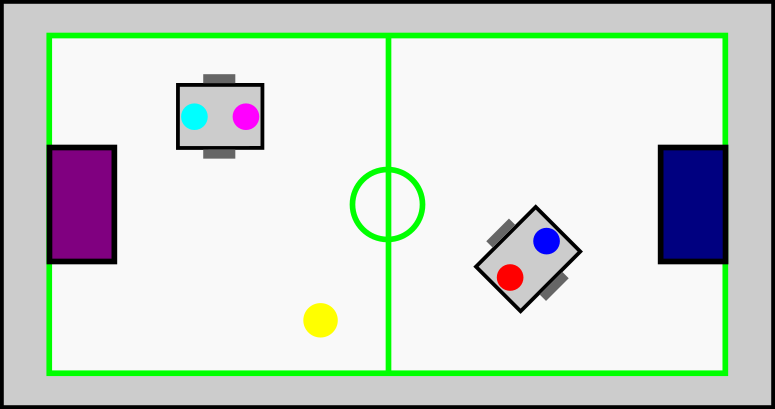
#> input picture images/gameExample_1.png, 775 x 409 px
$ python -i perception.py   (imports and definitions only)
#> lines starting #> are read from the running program, lines starting #| are printed output that depends on the picture; after the words box and inside, x2 and y2 are one past the last pixel; in counts of white or black regions, pixels touching at a corner belong together
# Funciones de percepcion que usa el controlador del simulador
# Detectan los dos circulos del robot y la pelota con mascaras HSV
# y calculan la distancia y el angulo del robot respecto a la pelota
import copy
from dataclasses import dataclass, field
from typing import Dict, List, Optional, Tuple

import cv2
import numpy as np

# Area minima en pixeles para aceptar una deteccion y no confundirla con ruido
AREA_MINIMA_PX = 80
# Tamano del kernel usado para limpiar las mascaras
TAM_KERNEL = 3
KERNEL = np.ones((TAM_KERNEL, TAM_KERNEL), dtype=np.uint8)

# Cada color tiene un nombre, el color BGR con que se dibuja y sus rangos de H, S y V
# El circulo azul es el delantero, el rojo es el trasero y la pelota es amarilla
# En H (tono), si el minimo supera el maximo, el intervalo cruza por H=0.
RANGOS_INICIALES = [
    ("DELANTE", (255, 0, 0), {"H": [112, 126], "S": [206, 255], "V": [202, 255]}),
    ("ATRAS", (0, 0, 255), {"H": [170, 10], "S": [85, 255], "V": [60, 255]}),
    ("BALON", (0, 255, 255), {"H": [20, 40], "S": [85, 255], "V": [90, 255]}),
]


# Guarda la configuracion de un color y permite volver a sus rangos iniciales
@dataclass
class ColorConfig:
    nombre: str
    color_bgr: Tuple[int, int, int]
    valores_iniciales: Dict[str, List[int]]
    rangos: Dict[str, List[int]] = field(init=False)
    ultimo_click: Optional[Tuple[int, int]] = None
    previo_al_click: Optional[Dict[str, List[int]]] = None

    def __post_init__(self):
        self.reiniciar()

    def reiniciar(self):
        self.rangos = copy.deepcopy(self.valores_iniciales)
        self.ultimo_click = None
        self.previo_al_click = None


# Guarda una deteccion con su bounding box, su centro y su area
@dataclass
class Blob:
    recuadro: Tuple[int, int, int, int]  # x, y, ancho, alto
    centro: Tuple[float, float]
    area: int

# Crea la mascara binaria de un color a partir de la imagen en HSV
def crear_mascara(hsv: np.ndarray, rangos: Dict[str, List[int]]) -> np.ndarray:
    h0, h1 = rangos["H"]
    s0, s1 = rangos["S"]
    v0, v1 = rangos["V"]

    # Si el rango de tono es normal se usa una sola mascara
    if h0 <= h1:
        mascara = cv2.inRange(hsv, (h0, s0, v0), (h1, s1, v1))
    # Si el rango pasa por el cero, como en el rojo, se juntan dos mascaras
    else:
        superior = cv2.inRange(hsv, (h0, s0, v0), (179, s1, v1))
        inferior = cv2.inRange(hsv, (0, s0, v0), (h1, s1, v1))
        mascara = cv2.bitwise_or(superior, inferior)

    # La apertura elimina puntos sueltos y el cierre rellena huecos pequeños
    mascara = cv2.morphologyEx(mascara, cv2.MORPH_OPEN, KERNEL)
    mascara = cv2.morphologyEx(mascara, cv2.MORPH_CLOSE, KERNEL)
    return mascara


# Busca la mancha mas grande de la mascara y entrega su bounding box y su centro
def buscar_blob_principal(mascara: np.ndarray) -> Optional[Blob]:
    cantidad, _, estadisticas, centroides = cv2.connectedComponentsWithStats(
        mascara, connectivity=8
    )
    # Si solo esta el fondo no hay nada detectado
    if cantidad <= 1:
        return None

    # 0 corresponde al fondo, no considerar.
    areas = estadisticas[1:, cv2.CC_STAT_AREA]
    indice = 1 + int(np.argmax(areas))
    area = int(estadisticas[indice, cv2.CC_STAT_AREA])
    # Si la mancha es muy pequeña se considera ruido
    if area < AREA_MINIMA_PX:
        return None

    x = int(estadisticas[indice, cv2.CC_STAT_LEFT])
    y = int(estadisticas[indice, cv2.CC_STAT_TOP])
    ancho = int(estadisticas[indice, cv2.CC_STAT_WIDTH])
    alto = int(estadisticas[indice, cv2.CC_STAT_HEIGHT])
    cx, cy = centroides[indice]
    return Blob((x, y, ancho, alto), (float(cx), float(cy)), area)


# Pasa la imagen a HSV y obtiene la mascara y la deteccion de cada color
def procesar_imagen(imagen: np.ndarray, colores: List[ColorConfig]):
    hsv = cv2.cvtColor(imagen, cv2.COLOR_BGR2HSV)
    mascaras = []
    blobs = []

    for color in colores:
        mascara = crear_mascara(hsv, color.rangos)
        mascaras.append(mascara)
        blobs.append(buscar_blob_principal(mascara))

    return mascaras, blobs


# Calcula la distancia en pixeles y el angulo en grados entre el robot y la pelota
# El angulo es 0 cuando la pelota esta justo al frente y va de menos 180 a 180
def calcular_geometria(blobs: List[Optional[Blob]]) -> Optional[Tuple[float, float]]:
    # Distancia en px, angulo en grados
    delantero, trasero, balon = blobs  # Mismo orden que en la lista de rangos
    if delantero is None or trasero is None or balon is None:
        return None

    # Centros del circulo trasero, del delantero y de la pelota
    pr = np.array(trasero.centro, dtype=float)
    pf = np.array(delantero.centro, dtype=float)
    pb = np.array(balon.centro, dtype=float)
    h = pf - pr  # Orientacion del robot desde el circulo trasero al delantero
    t = pb - pr  # Vector desde el circulo trasero hasta la pelota

    distancia = float(np.linalg.norm(t))
    if np.linalg.norm(h) < 1e-6 or distancia < 1e-6:
        return None  # No hay una direccion bien definida

    # Con el producto cruz y el producto punto se obtiene el angulo con signo
    producto_cruz = h[0] * t[1] - h[1] * t[0]
    producto_punto = np.dot(h, t)
    angulo = float(np.degrees(np.arctan2(producto_cruz, producto_punto)))
    return distancia, angulo


# Guarda los colores configurados y el estado de la vista
class InterfazPercepcion:
    def __init__(self):
        self.colores = [ColorConfig(*datos) for datos in RANGOS_INICIALES]
        self.activo = 0
        # Vista 0 es la camara, 1 la mascara activa y 2 la union de las tres mascaras
        self.vista = 0
        self.imagen_actual = None
        self.area_imagen_real = (0, 0, 0, 0)
        self.arrastre = None

    # Arma la imagen de la mascara activa o de las tres mascaras juntas
    def _vista_mascaras(self, mascaras):
        if self.vista == 1:
            return cv2.cvtColor(mascaras[self.activo], cv2.COLOR_GRAY2BGR)
        imagen = np.zeros((*mascaras[0].shape, 3), dtype=np.uint8)
        for color, mascara in zip(self.colores, mascaras):
            imagen[mascara != 0] = color.color_bgr
        return imagen

# Procesa una imagen del simulador e imprime en consola la distancia y el angulo
def perception(img):
    interfaz = InterfazPercepcion()
    interfaz.imagen_actual = img
    mascaras, blobs = procesar_imagen(interfaz.imagen_actual, interfaz.colores)
    geometria = calcular_geometria(blobs)
    return geometria

>>> import cv2
>>> picture = cv2.imread('../../images/gameExample_1.png')
#> picture is the input picture: shape (409, 775, 3); mean B, G, R 208.6, 213.9, 206.3
>>> result = perception(picture)
#> in procesar_imagen, `hsv = cv2.cvtColor(imagen, cv2.COLOR_BGR2HSV)`: hsv: shape (409, 775, 3); mean H, S, V 9.5, 23.8, 220.4
#> the loop in procesar_imagen, `for color in colores:` made 3 passes
#> (estadisticas in buscar_blob_principal, centroides in buscar_blob_principal, areas in buscar_blob_principal, area in buscar_blob_principal, x in buscar_blob_principal, y in buscar_blob_principal, ancho in buscar_blob_principal, alto in buscar_blob_principal) on passes 1 to 3: ([[0, 0, 775, 409, 316446], [534, 228, 25, 26, 529]], [[386.7, 203.9], [546, 240.6]], [529], 529, 534, 228, 25, 26), ([[0, 0, 775, 409, 316404], [497, 264, 27, 27, 571]], [[386.8, 203.9], [509.7, 277]], [571], 571, 497, 264, 27, 27), ([[0, 0, 775, 409, 316021], [303, 303, 35, 35, 954]], [[387.2, 203.7], [320.1, 319.8]], [954], 954, 303, 303, 35, 35)
#> pass 1, in crear_mascara, `mascara = cv2.inRange(hsv, (h0, s0, v0), (h1, s1, v1))`:
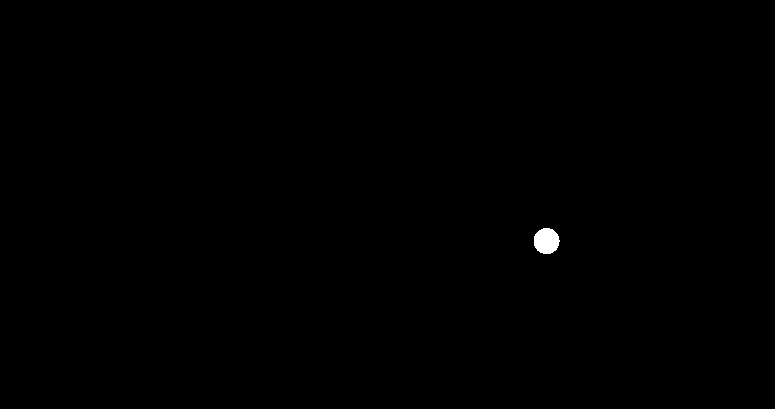
#> mascara: shape (409, 775); 0.17% white; 1 white region, box (x1, y1, x2, y2) and area: (534, 228, 560, 254) 531
#> pass 2, in crear_mascara (call 2), `inferior = cv2.inRange(hsv, (0, s0, v0), (h1, s1, v1))`:
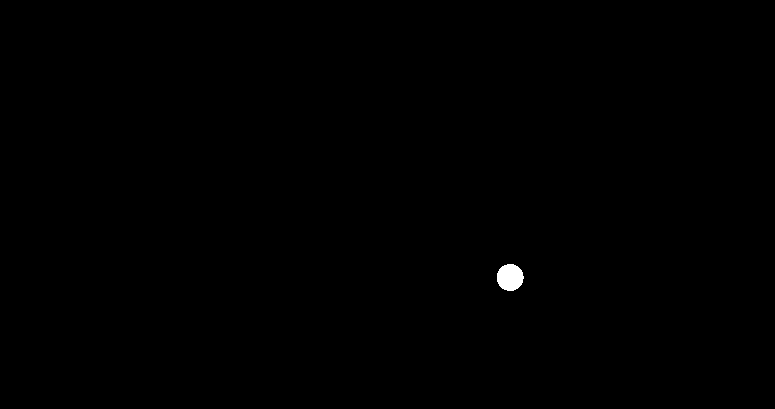
#> inferior: shape (409, 775); 0.18% white; 1 white region, box (x1, y1, x2, y2) and area: (497, 264, 524, 291) 571
#> after the loop in procesar_imagen, `for color in colores:`:
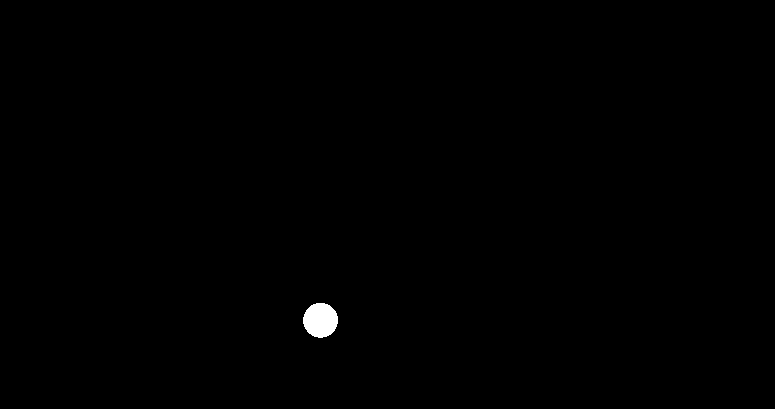
#> mascara: shape (409, 775); 0.3% white; 1 white region, box (x1, y1, x2, y2) and area: (303, 303, 338, 338) 954
#> after the loop in procesar_imagen, `for color in colores:`: blobs = 3 items
#> in calcular_geometria, `pr = np.array(trasero.centro, dtype=float)`: pr = [509.7, 277]
#> in calcular_geometria, `pf = np.array(delantero.centro, dtype=float)`: pf = [546, 240.6]
#> in calcular_geometria, `pb = np.array(balon.centro, dtype=float)`: pb = [320.1, 319.8]
#> in calcular_geometria, `h = pf - pr`: h = [36.37, -36.4]
#> in calcular_geometria, `t = pb - pr`: t = [-189.6, 42.82]
#> in calcular_geometria, `distancia = float(np.linalg.norm(t))`: distancia = 194.4
#> in calcular_geometria, `producto_cruz = h[0] * t[1] - h[1] * t[0]`: producto_cruz = -5344.3
#> in calcular_geometria, `producto_punto = np.dot(h, t)`: producto_punto = -8454.2
#> in calcular_geometria, `angulo = float(np.degrees(np.arctan2(producto_cruz, producto_punto)))`: angulo = -147.7
#> in perception, `geometria = calcular_geometria(blobs)`: geometria = (194.4, -147.7)
#> result = (194.4, -147.7)
